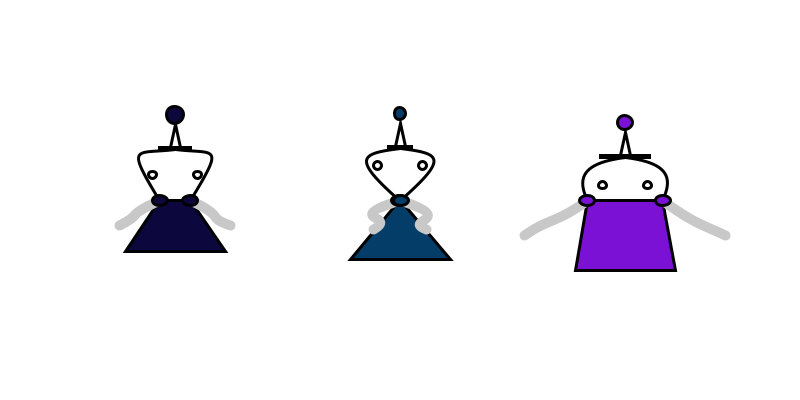
Frame 1 (no input)
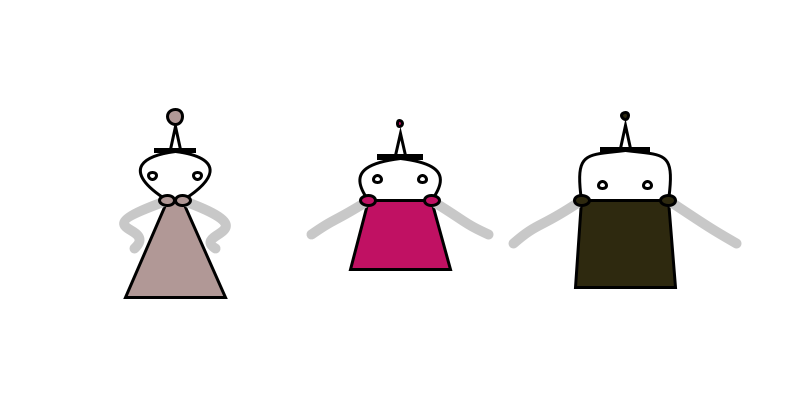
Frame 2 (the mouse pressed at the canvas centre, redrawn once)

The Processing sketch that drew these frames (run headless with seeded random() and noise(); the mouse was pressed at the canvas centre and the sketch redrawn once):

// Processing sketch: processing_54117
// ── processing_54117.pde

//Ayako Matsuda
//DESMA 28 Interactivity Workshop 6

float curves1, curves2, curves3;
float c, s, r1, g1, b1, r2, g2, b2, r3, g3, b3 ;
float eyeslocate;
float y;
float bodyheight1, bodyheight2, bodyheight3;
float pointx1, pointy1, pointx2, pointy2;
float toppoint1, toppoint2, toppoint3; 
float changex, changey;
float feet1, feet2, feet3;
float ring1, ring2, ring3;
float hat1, hat2, hat3;


void setup()
{
  size (800, 400);
  smooth ();
  noLoop();
}

void draw ()
{

  background (255);

  curves1= random (25.0, 120);
  curves2= random (25.0, 120);
  curves3= random (25.0, 120);
  toppoint1 = random (-10.0, 20.0);
  toppoint2 = random (-10.0, 20.0);
  toppoint3 = random (-10.0, 20.0);
  feet1 = random (-20, 20);
  feet2 = random (-20, 20);
  feet3 = random (-20, 20);
  bodyheight1 = random (100, 300);
  bodyheight2 = random (100, 300);
  bodyheight3 = random (100, 300);
  ring1 = random (10, 50);
  ring2 = random (10, 50);
  ring3 = random (10, 50);
  hat1 = random (20, 50);
  hat2 = random (20, 50);
  hat3 = random (20, 50);

  r1 = random (255);
  g1 = random (255);
  b1 = random (255);
  r2 = random (255);
  g2 = random (255);
  b2 = random (255);
  r3 = random (255);
  g3 = random (255);
  b3 = random (255);

scale (0.5);
translate (width/2,height/2);
  robot (width/2-100, height/2-100, curves1, s, color (r1, g1, b1), toppoint1, bodyheight1, ring1, hat1);
  robot (width/2+350, height/2-100, curves2, s, color (r2, g2, b2), toppoint2, bodyheight2, ring2, hat2);
  robot (width/2-550, height/2-100, curves3, s, color (r3, g3, b3), toppoint3, bodyheight3, ring3, hat3);
}

void robot (float x, float cy, float curvature, float s, color c, float toppoint, float bodyheight, float ring, float hat) 
{
  pushMatrix();
  translate (x, cy);
  y = 100.0 + changey;
  changex= random (100);
  strokeWeight(6);
  noFill();
  beginShape();
  vertex(100 - changex, y);
  bezierVertex(0.0, y-curvature, 20.0, 10.0+toppoint, 100.0, toppoint);
  bezierVertex(180.0, 10.0+toppoint, 200.0, y-curvature, 100+changex, y);
  endShape(CLOSE);

  if (changex>=75)
  {
    ellipse (55, 70, 15, 15);
    ellipse (145, 70, 15, 15);
  }
  else if (changex<75 && changex> 10)
  {
    ellipse (55, toppoint+(y-toppoint)/2, 15, 15);
    ellipse (145, toppoint+(y-toppoint)/2, 15, 15);
  }

  else 
  {
    ellipse (55, toppoint+(y-toppoint)/3, 15, 15);
    ellipse (145, toppoint+(y-toppoint)/3, 15, 15);
  }

  //head
  beginShape();
  vertex (100 - hat, toppoint-5);
  vertex (100+ hat, toppoint-5);
  vertex (100+ hat, toppoint);
  vertex (100- hat, toppoint);
  endShape (CLOSE);

  beginShape();
  vertex (90, toppoint-5);
  vertex (100, toppoint-50);
  vertex (110, toppoint-5);
  endShape (CLOSE);

  fill (c);
  ellipse (100, toppoint-70, ring, ring); 

  //body
  beginShape();
  vertex (100 - changex, y);
  vertex (100+changex, y);
  vertex (200.0, y + bodyheight);
  vertex (0.0, y + bodyheight);
  endShape (CLOSE);

  strokeWeight(20);
  stroke (200);
  noFill();
  //arm
  //right
  beginShape();
  vertex(100+changex, y);
  bezierVertex(y + bodyheight, y + bodyheight/3, 
              y + changex*2, y + bodyheight/3, 
              150 + changex*2, y+ bodyheight/2);
  endShape();

  //left
  beginShape();
  vertex (100 - changex, y);
  bezierVertex(y -bodyheight, y + bodyheight/3, 
              y- changex*2, y+ bodyheight/4, 
              50 - changex*2, y+ bodyheight/2);
  endShape();

  stroke (0);
  strokeWeight (6);
  fill(c);
  //shoulder
  ellipse (100 - changex, y, 30, 20);
  ellipse (100+changex, y, 30, 20);

  popMatrix();
}

void mouseReleased()
{
  redraw();
}
